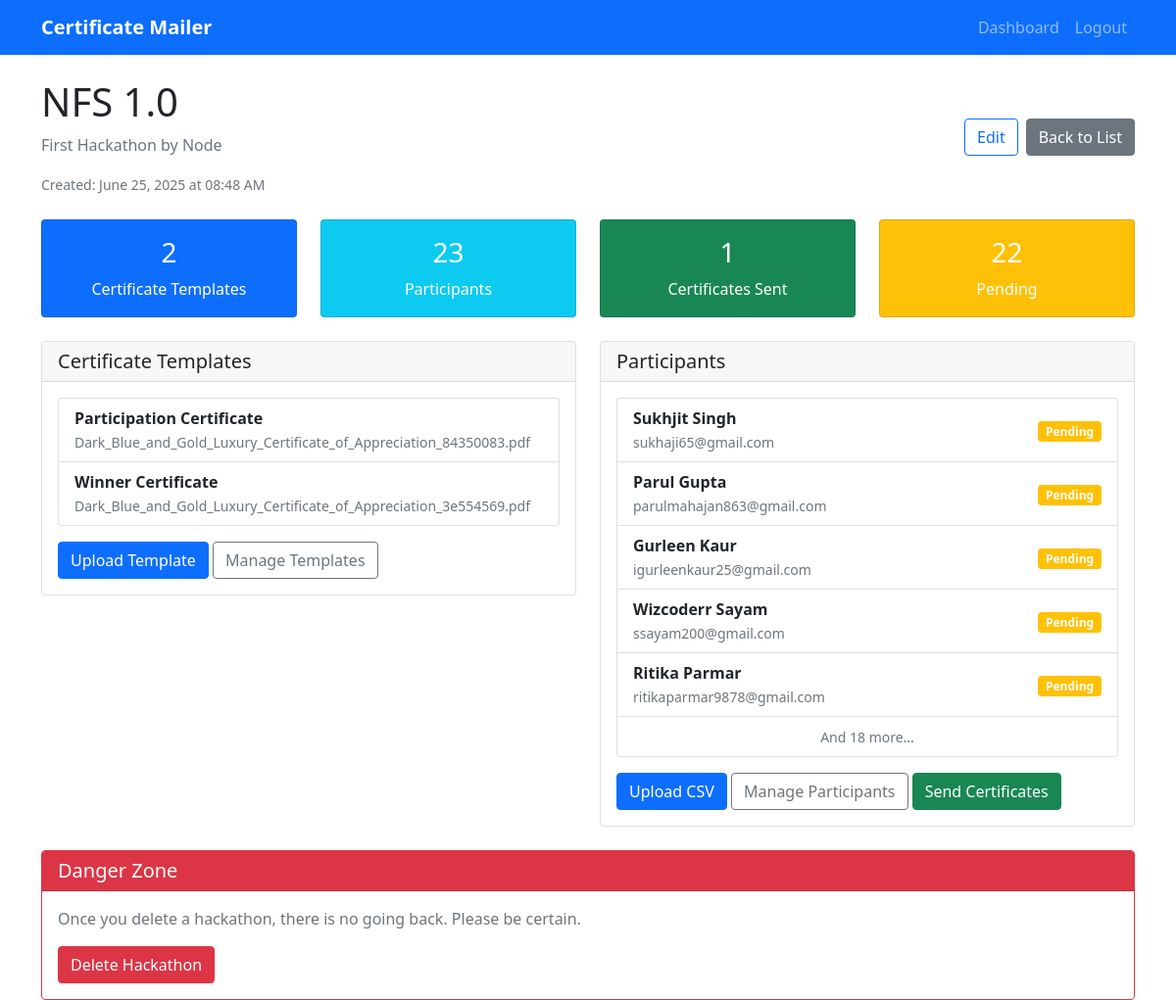
/hackathons/1 (signed in), run on the app's committed database.
### models.py (models this page shows)
class Hackathon(db.Model):
    id = db.Column(db.Integer, primary_key=True)
    name = db.Column(db.String(100), nullable=False)
    description = db.Column(db.Text)
    created_at = db.Column(db.DateTime, default=datetime.utcnow)
    user_id = db.Column(db.Integer, db.ForeignKey('user.id'), nullable=False)
    certificate_templates = db.relationship('CertificateTemplate', backref='hackathon', lazy=True)
    participants = db.relationship('Participant', backref='hackathon', lazy=True)

class CertificateTemplate(db.Model):
    id = db.Column(db.Integer, primary_key=True)
    name = db.Column(db.String(100), nullable=False)  # e.g., "Winner", "Participation"
    filename = db.Column(db.String(255), nullable=False)
    name_x_position = db.Column(db.Float, default=300)
    name_y_position = db.Column(db.Float, default=400)
    font_size = db.Column(db.Integer, default=24)
    font_color = db.Column(db.String(7), default='#000000')
    hackathon_id = db.Column(db.Integer, db.ForeignKey('hackathon.id'), nullable=False)
    created_at = db.Column(db.DateTime, default=datetime.utcnow)

class Participant(db.Model):
    id = db.Column(db.Integer, primary_key=True)
    name = db.Column(db.String(100), nullable=False)
    email = db.Column(db.String(120), nullable=False)
    hackathon_id = db.Column(db.Integer, db.ForeignKey('hackathon.id'), nullable=False)
    team_name = db.Column(db.String(100))  # Name of the team (if applicable)
    member_position = db.Column(db.Integer)  # 1st, 2nd, or 3rd member
    certificate_sent = db.Column(db.Boolean, default=False)
    certificate_template_id = db.Column(db.Integer, db.ForeignKey('certificate_template.id'))
    sent_at = db.Column(db.DateTime)
    created_at = db.Column(db.DateTime, default=datetime.utcnow)

### blueprints/hackathon/routes.py (the view)
@hackathon_bp.route('/hackathons/<int:id>')
@login_required
def hackathon_detail(current_user, id):
    hackathon = Hackathon.query.filter_by(id=id, user_id=current_user.id).first_or_404()
    template_count = len(hackathon.certificate_templates)
    participant_count = len(hackathon.participants)
    sent_count = len([p for p in hackathon.participants if p.certificate_sent])
    return render_template('hackathon/detail.html',
                         hackathon=hackathon,
                         user=current_user,
                         template_count=template_count,
                         participant_count=participant_count,
                         sent_count=sent_count)

### templates/hackathon/detail.html (shortened to what this page needs)
{% extends "base.html" %}
{% block content %}
<div class="d-flex justify-content-between align-items-center mb-4">
    <div>
        <h1>{{ hackathon.name }}</h1>
        {% if hackathon.description %}
            <p class="text-muted">{{ hackathon.description }}</p>
        {% endif %}
        <small class="text-muted">Created: {{ hackathon.created_at.strftime('%B %d, %Y at %I:%M %p') }}</small>
    </div>
    <div class="d-flex gap-2">
        <a href="{{ url_for('hackathon.edit_hackathon', id=hackathon.id) }}" class="btn btn-outline-primary">
             Edit
        </a>
        <a href="{{ url_for('hackathon.list_hackathons') }}" class="btn btn-secondary">
             Back to List
        </a>
    </div>
</div>
<div class="row mb-4">
    <div class="col-md-3">
        <div class="card bg-primary text-white">
            <div class="card-body text-center">
                <h3 class="card-title">{{ template_count }}</h3>
                <p class="card-text">Certificate Templates</p>
            </div>
        </div>
    </div>
    <div class="col-md-3">
        <div class="card bg-info text-white">
            <div class="card-body text-center">
                <h3 class="card-title">{{ participant_count }}</h3>
                <p class="card-text">Participants</p>
            </div>
        </div>
    </div>
    <div class="col-md-3">
        <div class="card bg-success text-white">
            <div class="card-body text-center">
                <h3 class="card-title">{{ sent_count }}</h3>
                <p class="card-text">Certificates Sent</p>
            </div>
        </div>
    </div>
    <div class="col-md-3">
        <div class="card bg-warning text-white">
            <div class="card-body text-center">
                <h3 class="card-title">{{ participant_count - sent_count }}</h3>
                <p class="card-text">Pending</p>
            </div>
        </div>
    </div>
</div>
<div class="row">
    <div class="col-md-6">
        <div class="card">
            <div class="card-header">
                <h5 class="mb-0">Certificate Templates</h5>
            </div>
            <div class="card-body">
                {% if hackathon.certificate_templates %}
                    <div class="list-group">
                        {% for template in hackathon.certificate_templates %}
                            <div class="list-group-item d-flex justify-content-between align-items-center">
                                <div>
                                    <strong>{{ template.name }}</strong>
                                    <br>
                                    <small class="text-muted">{{ template.filename }}</small>
                                </div>
                            </div>
                        {% endfor %}
                    </div>
                {% else %}
                    <p class="text-muted">No certificate templates uploaded yet.</p>
                {% endif %}
                <div class="mt-3">
                    <a href="{{ url_for('certificates.upload_template', hackathon_id=hackathon.id) }}" class="btn btn-primary">
                         Upload Template
                    </a>
                    <a href="{{ url_for('certificates.list_templates', hackathon_id=hackathon.id) }}" class="btn btn-outline-secondary">
                         Manage Templates
                    </a>
                </div>
            </div>
        </div>
    </div>
    <div class="col-md-6">
        <div class="card">
            <div class="card-header">
                <h5 class="mb-0">Participants</h5>
            </div>
            <div class="card-body">
                {% if hackathon.participants %}
                    <div class="list-group">
                        {% for participant in hackathon.participants[:5] %}
                            <div class="list-group-item d-flex justify-content-between align-items-center">
                                <div>
                                    <strong>{{ participant.name }}</strong>
                                    <br>
                                    <small class="text-muted">{{ participant.email }}</small>
                                </div>
                                <div>
                                    {% if participant.certificate_sent %}
                                        <span class="badge bg-success">Sent</span>
                                    {% else %}
                                        <span class="badge bg-warning">Pending</span>
                                    {% endif %}
                                </div>
                            </div>
                        {% endfor %}
                        {% if hackathon.participants|length > 5 %}
                            <div class="list-group-item text-center">
                                <small class="text-muted">And {{ hackathon.participants|length - 5 }} more...</small>
                            </div>
                        {% endif %}
                    </div>
                {% else %}
                    <p class="text-muted">No participants added yet.</p>
                {% endif %}
                <div class="mt-3">
                    <a href="{{ url_for('csv.upload_csv', hackathon_id=hackathon.id) }}" class="btn btn-primary">
                         Upload CSV
                    </a>
                    <a href="{{ url_for('csv.list_participants', hackathon_id=hackathon.id) }}" class="btn btn-outline-secondary">
                         Manage Participants
                    </a>
                    {% if hackathon.participants %}
                    <a href="{{ url_for('csv.send_certificates', hackathon_id=hackathon.id) }}" class="btn btn-success">
                         Send Certificates
                    </a>
                    {% endif %}
                </div>
            </div>
        </div>
    </div>
</div>
<div class="row mt-4">
    <div class="col-12">
        <div class="card border-danger">
            <div class="card-header bg-danger text-white">
                <h5 class="mb-0">Danger Zone</h5>
            </div>
            <div class="card-body">
                <p class="text-muted">
                    Once you delete a hackathon, there is no going back. Please be certain.
                </p>
                <form method="POST" action="{{ url_for('hackathon.delete_hackathon', id=hackathon.id) }}"
                      onsubmit="return confirm('Are you sure you want to delete this hackathon? This action cannot be undone.')">
                    <button type="submit" class="btn btn-danger">
                         Delete Hackathon
                    </button>
                </form>
            </div>
        </div>
    </div>
</div>
{% endblock %}

### data on the page
Hackathon: name "NFS 1.0", description "First Hackathon by Node", created_at "June 25, 2025 at 08:48 AM"
CertificateTemplate: name "Participation Certificate", filename "Dark_Blue_and_Gold_Luxury_Certificate_of_Appreciation_84350083.pdf"
CertificateTemplate: name "Winner Certificate", filename "Dark_Blue_and_Gold_Luxury_Certificate_of_Appreciation_3e554569.pdf"
Participant: name "Sukhjit Singh", email "sukhaji65@gmail.com", certificate_sent "Pending"
Participant: name "Parul Gupta", email "parulmahajan863@gmail.com", certificate_sent "Pending"
Participant: name "Gurleen Kaur", email "igurleenkaur25@gmail.com", certificate_sent "Pending"
Participant: name "Wizcoderr Sayam", email "ssayam200@gmail.com", certificate_sent "Pending"
Participant: name "Ritika Parmar", email "ritikaparmar9878@gmail.com", certificate_sent "Pending"

### other printed values
{{ template_count }} "2"
{{ participant_count }} "23"
{{ sent_count }} "1"
{{ participant_count - sent_count }} "22"
{{ hackathon.participants|length - 5 }} "18"
